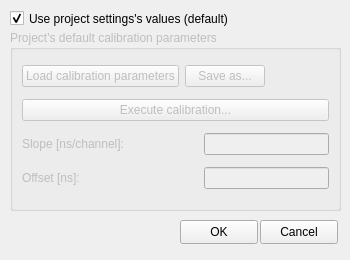
<?xml version="1.0" encoding="UTF-8"?>
<ui version="4.0">
 <class>Dialog</class>
 <widget class="QDialog" name="Dialog">
  <property name="geometry">
   <rect>
    <x>0</x>
    <y>0</y>
    <width>350</width>
    <height>260</height>
   </rect>
  </property>
  <property name="minimumSize">
   <size>
    <width>350</width>
    <height>260</height>
   </size>
  </property>
  <property name="maximumSize">
   <size>
    <width>350</width>
    <height>260</height>
   </size>
  </property>
  <property name="windowTitle">
   <string>Measurements's Calibration Parameters</string>
  </property>
  <widget class="QGroupBox" name="groupBox_5">
   <property name="enabled">
    <bool>false</bool>
   </property>
   <property name="geometry">
    <rect>
     <x>10</x>
     <y>30</y>
     <width>331</width>
     <height>181</height>
    </rect>
   </property>
   <property name="title">
    <string>Project's default calibration parameters</string>
   </property>
   <layout class="QVBoxLayout" name="verticalLayout_4">
    <item>
     <layout class="QHBoxLayout" name="horizontalLayout_29">
      <item>
       <widget class="QPushButton" name="loadCalibrationParametersButton">
        <property name="text">
         <string>Load calibration parameters</string>
        </property>
       </widget>
      </item>
      <item>
       <widget class="QPushButton" name="saveCalibrationParametersButton">
        <property name="text">
         <string>Save as...</string>
        </property>
       </widget>
      </item>
      <item>
       <spacer name="horizontalSpacer_29">
        <property name="orientation">
         <enum>Qt::Horizontal</enum>
        </property>
        <property name="sizeHint" stdset="0">
         <size>
          <width>40</width>
          <height>20</height>
         </size>
        </property>
       </spacer>
      </item>
     </layout>
    </item>
    <item>
     <widget class="QPushButton" name="executeCalibrationButton">
      <property name="text">
       <string>Execute calibration...</string>
      </property>
     </widget>
    </item>
    <item>
     <layout class="QHBoxLayout" name="horizontalLayout_9">
      <item>
       <widget class="QLabel" name="label_9">
        <property name="text">
         <string>Slope [ns/channel]:</string>
        </property>
       </widget>
      </item>
      <item>
       <spacer name="horizontalSpacer_9">
        <property name="orientation">
         <enum>Qt::Horizontal</enum>
        </property>
        <property name="sizeHint" stdset="0">
         <size>
          <width>40</width>
          <height>20</height>
         </size>
        </property>
       </spacer>
      </item>
      <item>
       <widget class="QLineEdit" name="slopeLineEdit">
        <property name="minimumSize">
         <size>
          <width>125</width>
          <height>0</height>
         </size>
        </property>
        <property name="maximumSize">
         <size>
          <width>125</width>
          <height>16777215</height>
         </size>
        </property>
       </widget>
      </item>
     </layout>
    </item>
    <item>
     <layout class="QHBoxLayout" name="horizontalLayout_10">
      <item>
       <widget class="QLabel" name="label_10">
        <property name="text">
         <string>Offset [ns]:</string>
        </property>
       </widget>
      </item>
      <item>
       <spacer name="horizontalSpacer_10">
        <property name="orientation">
         <enum>Qt::Horizontal</enum>
        </property>
        <property name="sizeHint" stdset="0">
         <size>
          <width>40</width>
          <height>20</height>
         </size>
        </property>
       </spacer>
      </item>
      <item>
       <widget class="QLineEdit" name="offsetLineEdit">
        <property name="minimumSize">
         <size>
          <width>125</width>
          <height>0</height>
         </size>
        </property>
        <property name="maximumSize">
         <size>
          <width>125</width>
          <height>16777215</height>
         </size>
        </property>
       </widget>
      </item>
     </layout>
    </item>
   </layout>
  </widget>
  <widget class="QCheckBox" name="useProjectSettingsValuesCheckBox">
   <property name="geometry">
    <rect>
     <x>10</x>
     <y>10</y>
     <width>251</width>
     <height>17</height>
    </rect>
   </property>
   <property name="text">
    <string>Use project settings's values (default)</string>
   </property>
   <property name="checked">
    <bool>true</bool>
   </property>
  </widget>
  <widget class="QPushButton" name="OKButton">
   <property name="geometry">
    <rect>
     <x>180</x>
     <y>220</y>
     <width>78</width>
     <height>24</height>
    </rect>
   </property>
   <property name="text">
    <string>OK</string>
   </property>
  </widget>
  <widget class="QPushButton" name="cancelButton">
   <property name="geometry">
    <rect>
     <x>260</x>
     <y>220</y>
     <width>78</width>
     <height>24</height>
    </rect>
   </property>
   <property name="text">
    <string>Cancel</string>
   </property>
  </widget>
 </widget>
 <tabstops>
  <tabstop>useProjectSettingsValuesCheckBox</tabstop>
  <tabstop>OKButton</tabstop>
  <tabstop>cancelButton</tabstop>
  <tabstop>loadCalibrationParametersButton</tabstop>
  <tabstop>saveCalibrationParametersButton</tabstop>
  <tabstop>executeCalibrationButton</tabstop>
  <tabstop>slopeLineEdit</tabstop>
  <tabstop>offsetLineEdit</tabstop>
 </tabstops>
 <resources/>
 <connections>
  <connection>
   <sender>useProjectSettingsValuesCheckBox</sender>
   <signal>toggled(bool)</signal>
   <receiver>groupBox_5</receiver>
   <slot>setDisabled(bool)</slot>
   <hints>
    <hint type="sourcelabel">
     <x>38</x>
     <y>25</y>
    </hint>
    <hint type="destinationlabel">
     <x>40</x>
     <y>36</y>
    </hint>
   </hints>
  </connection>
 </connections>
</ui>
